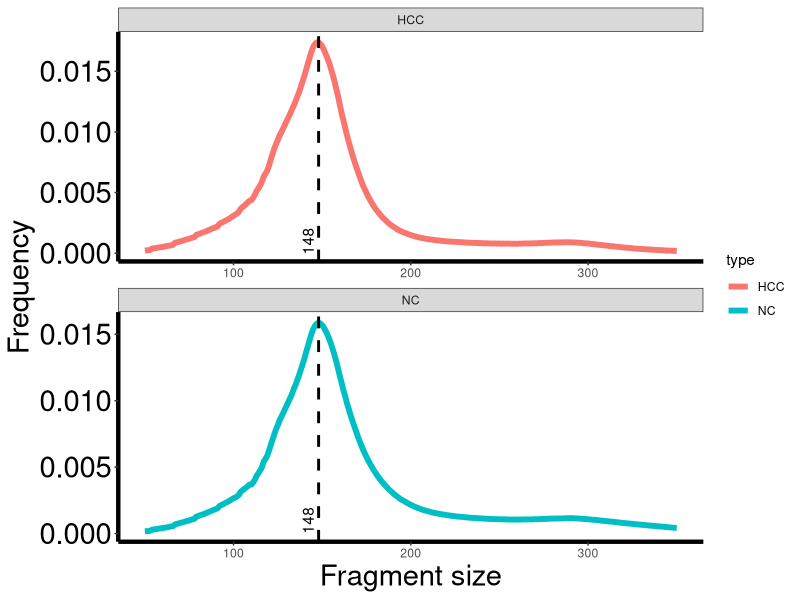
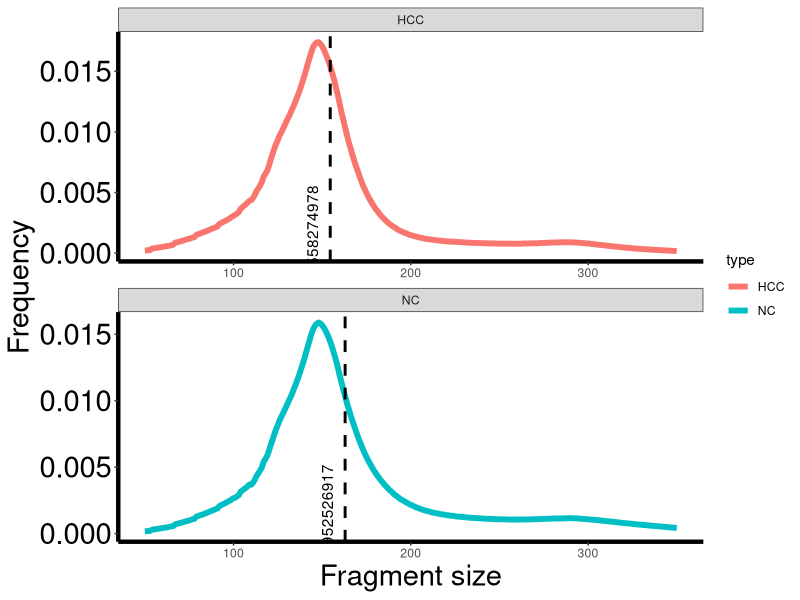

These charts were generated, in order, by the following R code: (Note: this script raises an error after producing the figures.)
library(ggplot2)
library(dplyr)

# setwd("/Users/yanghao/BerryOncology/甲基化/meCap/Fragment_Methylated_Reads")
dat <- read.table("Hao_fragment.txt",header=T)
dat <- dat %>% mutate(type = as.factor(type))
cdat <- dat %>% group_by(type) %>% filter(frequency >= max(frequency)) %>% select(type, fragment) %>% rename(max_frag = fragment)

ggplot(dat,aes(x = fragment,y = frequency, colour = type))+
  geom_line(size=2,alpha=1) +
  geom_vline(data=cdat, aes(xintercept=max_frag), linetype="dashed",size=1) +
  geom_text(data = cdat, aes(x = max_frag, label = max_frag), 
            y = 0.001, angle = 90, vjust = -0.4, colour = "black") +
  facet_wrap(~type,scales= "free",ncol=1) +
  #geom_vline(xintercept = c(166),size=1)+
  theme_bw()+
  theme(
    axis.text.y=element_text(colour="black",size=21,face="plain"),
    axis.title.y=element_text(size =21,face="plain"),
    axis.title.x=element_text(size =21,face="plain"),
    axis.title = element_text(size =24, face="bold",color = 'black'),
    plot.title = element_text(size=24,face="bold",hjust = 0.5),
    panel.grid.major = element_blank(),
    panel.grid.minor = element_blank(),
    axis.line.x = element_line(linetype=1,color="black",size=1.5),
    axis.line.y = element_line(linetype=1,color="black",size=1.5),
    panel.border = element_blank(),
  )+
  ylab("Frequency")+xlab("Fragment size")

# what if I put the two graphs together

dat <- read.table("Hao_fragment.txt",header=T)
dat <- dat %>% mutate(type = as.factor(type))
cdat <- dat %>% group_by(type) %>% summarize(wm_frag = sum(fragment * frequency)) %>% select(type, wm_frag)

ggplot(dat,aes(x = fragment,y = frequency, colour = type))+
  geom_line(size=2,alpha=1) +
  geom_vline(data=cdat, aes(xintercept=wm_frag), linetype="dashed",size=1) +
  geom_text(data = cdat, aes(x = wm_frag, label = wm_frag), 
            y = 0.001, angle = 90, vjust = -1, colour = "black") +
  facet_wrap(~type,scales= "free",ncol=1) +
  #geom_vline(xintercept = c(166),size=1)+
  theme_bw()+
  theme(
    axis.text.y=element_text(colour="black",size=21,face="plain"),
    axis.title.y=element_text(size =21,face="plain"),
    axis.title.x=element_text(size =21,face="plain"),
    axis.title = element_text(size =24, face="bold",color = 'black'),
    plot.title = element_text(size=24,face="bold",hjust = 0.5),
    panel.grid.major = element_blank(),
    panel.grid.minor = element_blank(),
    axis.line.x = element_line(linetype=1,color="black",size=1.5),
    axis.line.y = element_line(linetype=1,color="black",size=1.5),
    panel.border = element_blank(),
  )+
  ylab("Frequency")+xlab("Fragment size")



# anova with discrete Y

library(readxl)
library(dplyr)
HCC_MVI_Sample_Clin <- read_excel("HCC_MVI_Sample_Clin.xlsx")

dat <- HCC_MVI_Sample_Clin
dat <- dat %>% select(MVI, `AFP (μg/L）`, `PIVKA-II (mAU/ml)`, `CA199 (U/ml)`)
colnames(dat) <- c("MVI", "AFP", "PIVKA", "CA199")



# ANOVA univariate analysis, assuming MVI as predictor? 
dat$AFP <- log(as.numeric(dat$AFP))
dat$PIVKA <- log(as.numeric(dat$PIVKA))
dat$CA199 <- log(as.numeric(dat$CA199))
dat_old <- dat
dat$MVI <- ifelse(dat$MVI == "M0", 0, 1)
anova(lm(AFP ~ MVI, data = dat))

anova(lm(PIVKA ~ MVI, data = dat))

anova(lm(CA199 ~ MVI, data = dat))

# multivariate analysis, assuming MVI as response
summary(aov(MVI ~ .,  data = dat))
summary(glm(MVI ~ ., family = binomial(link = "logit"), data = dat))

library(car)
Anova(glm(MVI ~ AFP + PIVKA + CA199, family = binomial(link = "logit"), data = dat))


library(readxl)
library(dplyr)
HCC_MVI_Sample_Clin <- read_excel("HCC_MVI_Sample_Clin.xlsx")

dat <- HCC_MVI_Sample_Clin
dat <- dat %>% select(MVI, `AFP (μg/L）`, `PIVKA-II (mAU/ml)`, `CA199 (U/ml)`)
colnames(dat) <- c("MVI", "AFP", "PIVKA", "CA199")



# ANOVA univariate analysis, assuming MVI as predictor? 
dat$AFP <- log(as.numeric(dat$AFP))
dat$PIVKA <- log(as.numeric(dat$PIVKA))
dat$CA199 <- log(as.numeric(dat$CA199))
dat_old <- dat
dat$MVI <- ifelse(dat$MVI == "M0", 0, ifelse(dat$MVI == "M1", 1, 2))
anova(lm(AFP ~ MVI, data = dat))

anova(lm(PIVKA ~ MVI, data = dat))

anova(lm(CA199 ~ MVI, data = dat))

# multivariate analysis, assuming MVI as response
summary(aov(MVI ~ .,  data = dat))
summary(glm(MVI ~ ., family = binomial(link = "logit"), data = dat))

library(car)
Anova(glm(MVI ~ AFP + PIVKA + CA199, family = binomial(link = "logit"), data = dat))